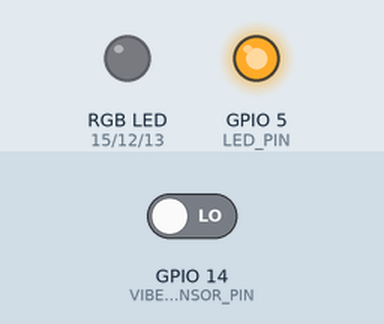
Simulated run of this sketch. Board: ESP8266 (NodeMCU). On the bench: an RGB LED mixed from three pins (HIGH = lit), output pins drawn as LEDs (lit = HIGH). The inputs (shaded band) are chosen by the test bench; at power-on: GPIO 14 (VIBE_SENSOR_PIN) LOW. WiFi joins after 1.5 s; servers stay silent unless stated; uploads are accepted with an empty reply; what the sketch prints to the serial monitor is not drawn.

Above: at 0.1 s.
At 5.8 s:
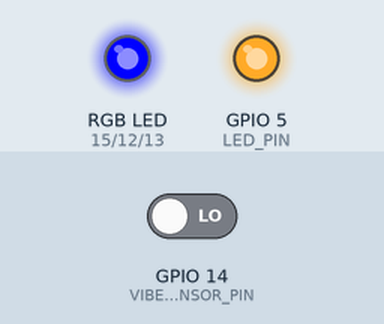
At 20.4 s:
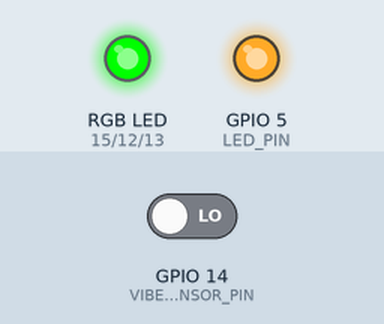
Timing chart, 0 to 21.9 s (numbered marks = the images above):
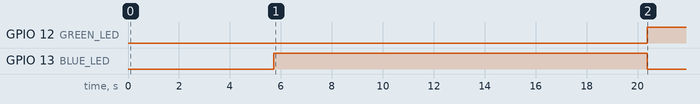

Measured:
- by itself, GPIO 12 (GREEN_LED): LOW → HIGH at 20.4 s
- by itself, GPIO 13 (BLUE_LED): HIGH → LOW at 20.4 s

The sketch:

DryerDone.ino
```cpp
#include <ESP8266WiFi.h>
#include <ESP8266HTTPClient.h>

#define RED_LED 15
#define GREEN_LED 12
#define BLUE_LED 13

//-------- Customise these values -----------
String SERVER_URI = "http://your-server.com";
String DEVICE_ID = "ABC123";
const char* WIFI_SSID = "your-wifi-ssid";
const char* WIFI_PWD = "your-wifi-password";
const unsigned long STATUS_UPDATE_INTERVAL_MS = 20 * 1000;
const unsigned long NOTIFY_UPDATE_INTERVAL_MS = 20 * 1000;

String urlNotify = SERVER_URI + "/api/device/" + DEVICE_ID + "/notify";
String urlDevice = SERVER_URI + "/api/device/" + DEVICE_ID + "/status";

int LED_PIN = 05;
int VIBE_SENSOR_PIN = 14;
int TIMEOUT = 750000;
int MAX_TIMEOUT_COUNT = 20;  // 20 iterations at .75sec timeout = 15 seconds of idle timeout
int timeoutCount = 0;

boolean initialVibrationSensed = false;
unsigned long lastUpdateTime = 0;

void postJSON(String url, String payload) {
  HTTPClient http;
  http.begin(url);
  http.addHeader("Content-Type", "application/json");
  Serial.print("POST URL: "); Serial.println(url);
  Serial.print("POST payload: "); Serial.println(payload);
  int httpCode = http.POST(payload);

  if (httpCode > 0) {
    // HTTP header has been send and Server response header has been handled
    Serial.printf("[HTTP] POST... code: %d\n", httpCode);
    // Got response from server
    if (httpCode == HTTP_CODE_OK) {
      String payload = http.getString();
      Serial.println(payload);
    }
  } else {
    Serial.printf("[HTTP] POST... failed, error: %s\n", http.errorToString(httpCode).c_str());
  }
  http.end();
}

void sendVibeStatus(boolean status) {
  String enabled = status ? "true" : "false";
  String payload = "{ \"vibeStatus\":" + enabled + "}";
  postJSON(urlDevice, payload);
}

void sendNotifyStatus(boolean status) {
  String enabled = status ? "true" : "false";
  String payload = "{ \"vibeStatus\":" + enabled + "}";
  postJSON(urlNotify, payload);
}

void setupWifi() {
  Serial.begin(115200); Serial.println(); Serial.println(); Serial.println();

  for (uint8_t t = 4; t > 0; t--) {
    Serial.printf("[SETUP] WAIT %d...\n", t);
    Serial.flush();
    delay(1000);
  }

  Serial.print("Dryer-Done URL: "); Serial.println(urlDevice);

  Serial.print("Connecting to: "); Serial.print(WIFI_SSID);
  WiFi.begin(WIFI_SSID, WIFI_PWD);
  while (WiFi.status() != WL_CONNECTED) {
    delay(500);
    Serial.print(".");
  }

  Serial.print("nWiFi connected, IP address: "); Serial.println(WiFi.localIP());
}

void allLedOff() {
  // the sm leds
  digitalWrite(0, HIGH);
  digitalWrite(2, HIGH);
  digitalWrite(4, HIGH);
  digitalWrite(5, HIGH);
  digitalWrite(14, HIGH);
  digitalWrite(16, HIGH);
}

long readVibeSensor() {
  delay(50);
  long measurement = pulseIn (VIBE_SENSOR_PIN, LOW, TIMEOUT); //wait for the pin to go LOW and return the number of microseconds it stays low
  return measurement;
}

void updateVibeLed(boolean enabled) {
  if (enabled) {
    digitalWrite(GREEN_LED, HIGH);
    digitalWrite(RED_LED, LOW);
    digitalWrite(BLUE_LED, LOW);
  } else {
    digitalWrite(RED_LED, HIGH);
    digitalWrite(GREEN_LED, LOW);
    digitalWrite(BLUE_LED, LOW);
  }
}

void showWaitingForVibeLed() {
    digitalWrite(BLUE_LED, HIGH);
    digitalWrite(RED_LED, LOW);
    digitalWrite(GREEN_LED, LOW);
}

void setup() {
  pinMode(LED_PIN, OUTPUT);
  pinMode(VIBE_SENSOR_PIN, INPUT); //set EP input for measurment

  // RGB LED
  pinMode(GREEN_LED, OUTPUT); //green
  pinMode(BLUE_LED, OUTPUT); //blue
  pinMode(RED_LED, OUTPUT); //red

  allLedOff();
  setupWifi();

  // Initially assume the device is not vibrating
  sendVibeStatus(false);
  showWaitingForVibeLed();

  Serial.println("--- Dryer Done Initialized ---");
}

void loop() {
  long measurement = readVibeSensor();
  delay(50);
  Serial.print("measurement = ");  Serial.println(measurement);

  if (measurement < TIMEOUT) {
    // A vibration was detected
    timeoutCount = 0;
    initialVibrationSensed = true;
  }
  else {
    // A vibration timeout occurred - increment the timeout count
    timeoutCount++;
  }

  if (!initialVibrationSensed) {
    // If we have not yet sensed a vibration don't report any changes in status
    return;
  }

  unsigned long elapsed = millis() - lastUpdateTime;
  if ( elapsed > STATUS_UPDATE_INTERVAL_MS) {

    // Update the status every x seconds
    Serial.print("millis() - lastUpdateTime = "); Serial.println(elapsed);

    // If we haven't reached the max number of timeout assume the device is still vibrating
    boolean currentlyVibrating = timeoutCount <= MAX_TIMEOUT_COUNT;
    sendVibeStatus(currentlyVibrating);
    updateVibeLed(currentlyVibrating);
    lastUpdateTime = millis();
  }

  // If the max timeout count has been reached send a push notification that the vibration stopped
  if (timeoutCount > MAX_TIMEOUT_COUNT &&
      elapsed > NOTIFY_UPDATE_INTERVAL_MS) {
    sendNotifyStatus(false);
    lastUpdateTime = millis();
  }

}
```
